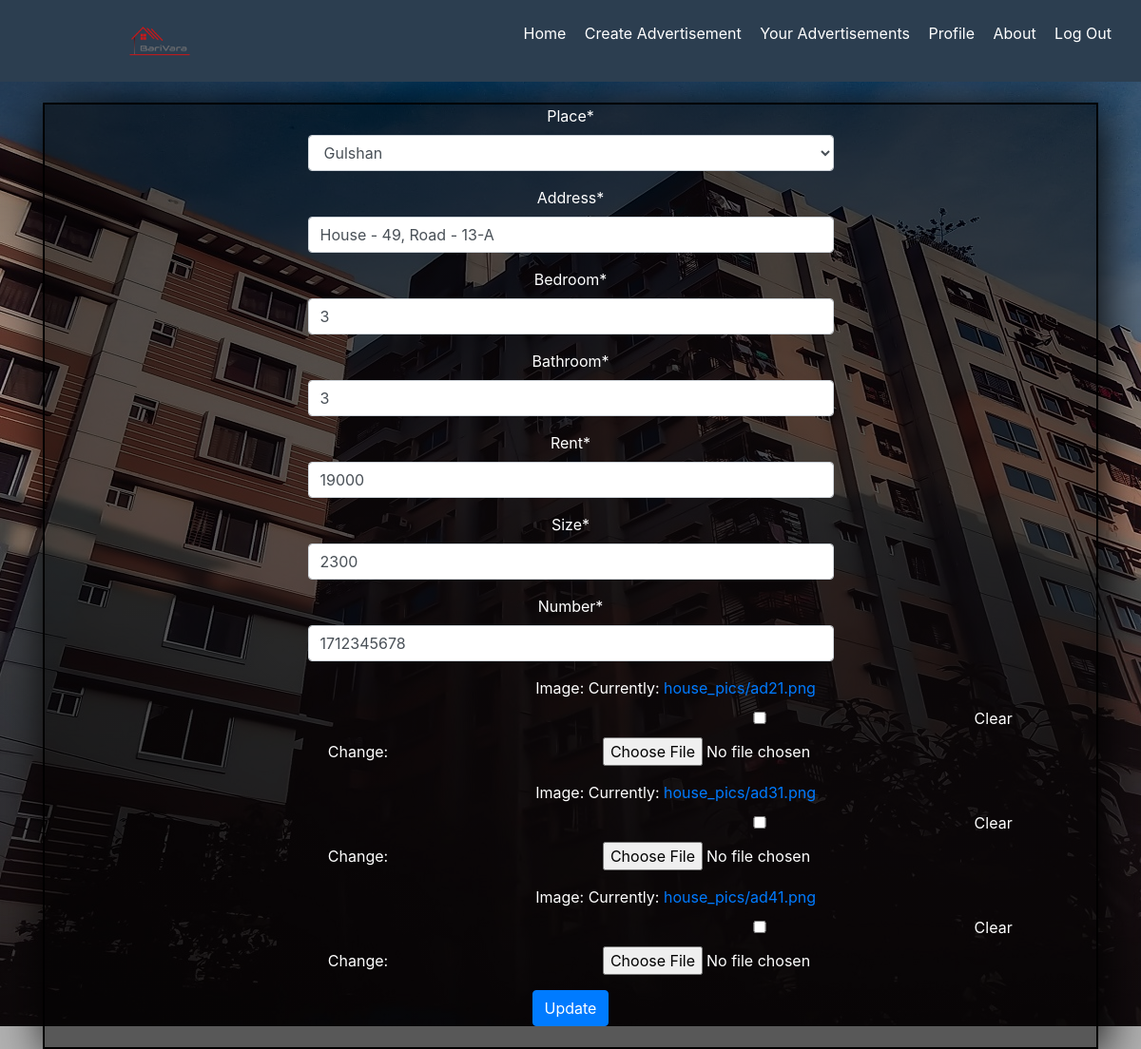
Before: /BariVara/advertisement_edit/11/ (signed in) with the older database file.
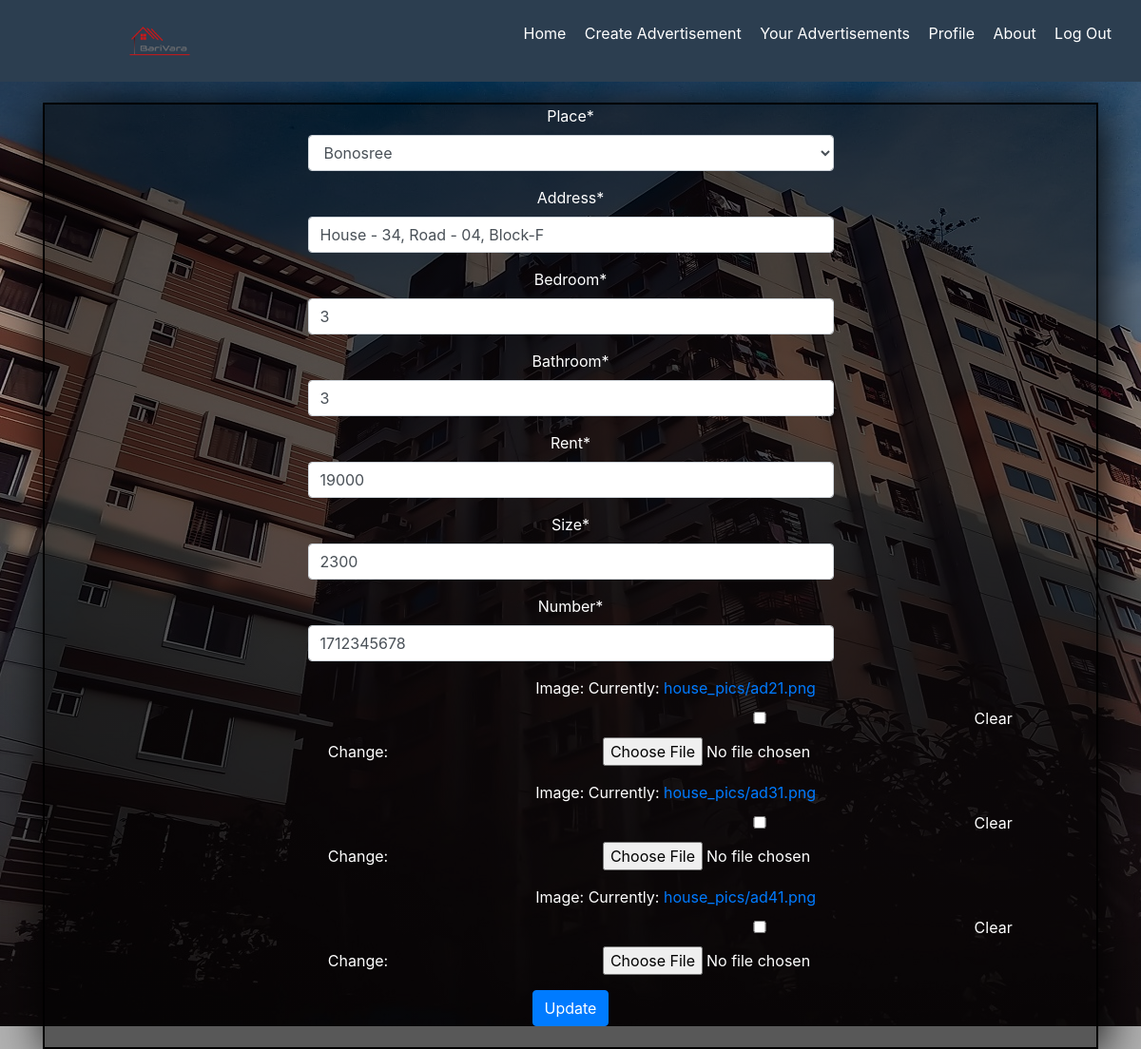
After: the same page with the newer database file.
### BariVara/models.py (models this page shows, shortened)
class advertisements(models.Model):
    PLACE=[
        ('mothijheel', 'Mothijheel'),
        ('bonosree', 'Bonosree'),
        ('mirpur', 'Mirpur'),
        ('khilgao', 'Khilgao'),
        ('gulshan', 'Gulshan'),
        ('badda', 'Badda'),
        ('uttora', 'Uttora'),
        ('banani', 'Banani'),
    ]
    place=models.CharField(max_length=30,choices=PLACE)
    address=models.CharField(max_length=50)
    bedroom=models.PositiveSmallIntegerField()
    bathroom=models.PositiveSmallIntegerField()
    rent=models.PositiveIntegerField()
    size=models.PositiveIntegerField()
    date_posted=models.DateTimeField(default=timezone.now)
    owner= models.ForeignKey(User,on_delete=models.CASCADE)
    number=models.PositiveIntegerField(null=True)

### BariVara/views.py (the view)
# urls.py: path('advertisement_edit/<int:id>/', views.advertisement_edit, name='advertisement_edit'),
def advertisement_edit(request, id):
    advertisement = get_object_or_404(advertisements, id=id)
    ImageFormset= modelformset_factory(images,fields=('image',),extra=3, max_num=3)
    if advertisement.owner != request.user:
        raise Http404()
    if request.method == "POST":
        form = advertisementEditForm(request.POST or None, instance=advertisement)
        formset=ImageFormset(request.POST or None, request.FILES or None)
        if form.is_valid() and formset.is_valid():
            form.save()
            print(formset.cleaned_data)
            data = images.objects.filter(advertisement=advertisement)
            for index, f in enumerate(formset):
                if f.cleaned_data:
                    if f.cleaned_data['id'] is None:
                        photo=images(advertisement=advertisement,image=f.cleaned_data['image'])
                        photo.save()
                    elif f.cleaned_data['image'] is False:
                        photo = images.objects.get(id=request.POST.get('form-'+str(index)+'-id'))
                        photo.delete()
                    else:
                        photo=images(advertisement=advertisement,image=f.cleaned_data['image'])
                        d = images.objects.get(id=data[index].id)
                        d.image = photo.image
                        d.save()
            return HttpResponseRedirect(advertisement.get_absolute_url())
    else:
        form = advertisementEditForm(instance=advertisement)
        formset = ImageFormset(queryset=images.objects.filter(advertisement=advertisement))
        context = {
            'form': form,
            'advertisement': advertisement,
            'formset':formset,
        }
    return render(request, 'Barivara/advertisement_edit.html', context)

### BariVara/forms.py
class advertisementEditForm(forms.ModelForm):
    class Meta:
        model= models.advertisements
        fields=['place','address','bedroom','bathroom','rent','size','number',]

### BariVara/templates/BariVara/advertisement_edit.html (shortened to what this page needs)
{% extends "BariVara/Base.html" %}
{% load crispy_forms_tags %}
{% block content %}
<div class="container">
<form action ="" method="POST" enctype="multipart/form-data">
    {{ form|crispy }}
    {% for f in formset %}
        {{ f.as_p }}
    {% endfor %}
    <button class="btn btn btn-primary" type="submit"> Update </button>
</form>
</div>
{% endblock content %}

Changed rows visible on the page:
changed advertisements: place "Gulshan" → "Bonosree"; address "House - 49, Road - 13-A" → "House - 34, Road - 04, Block-F"
